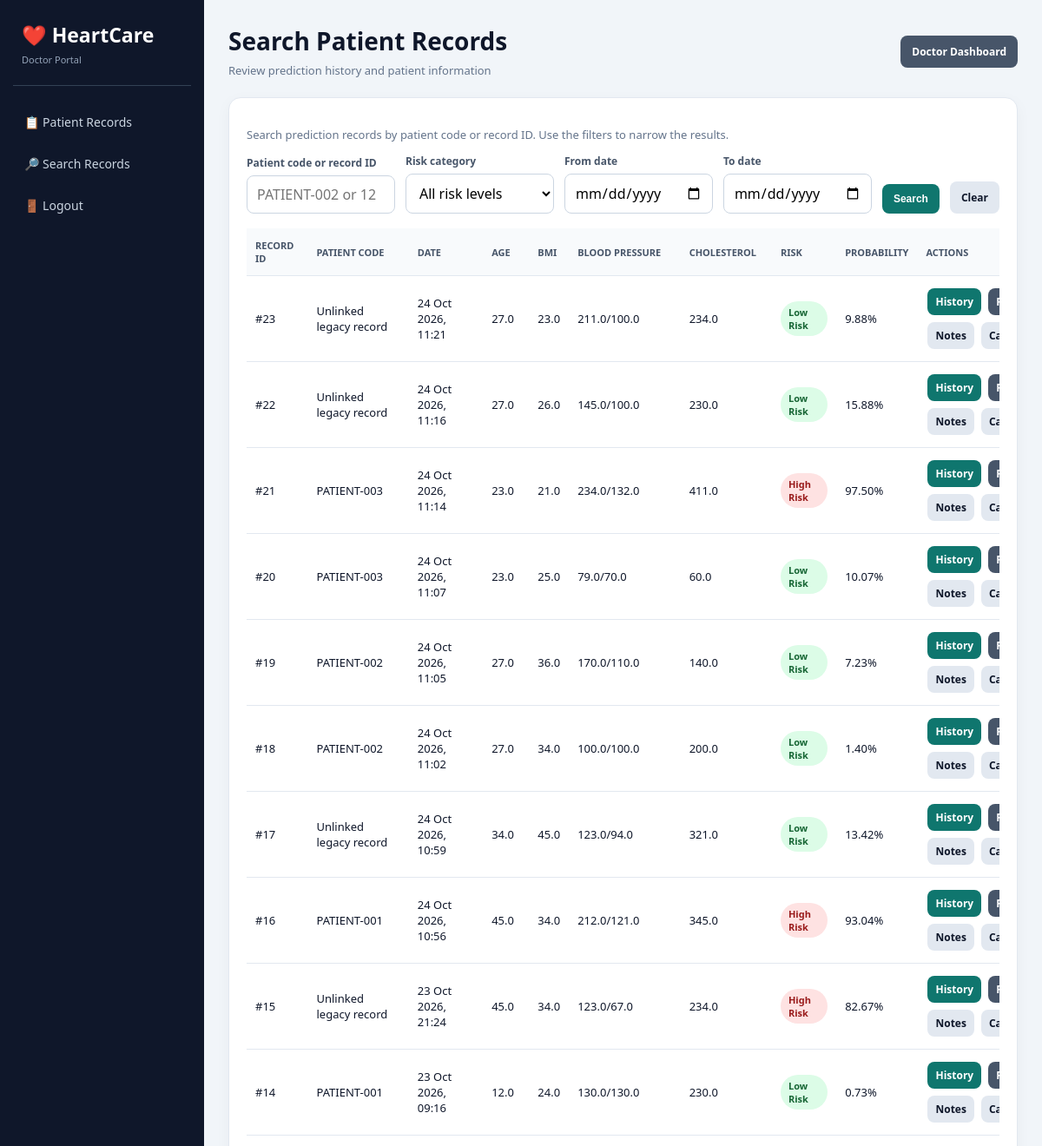
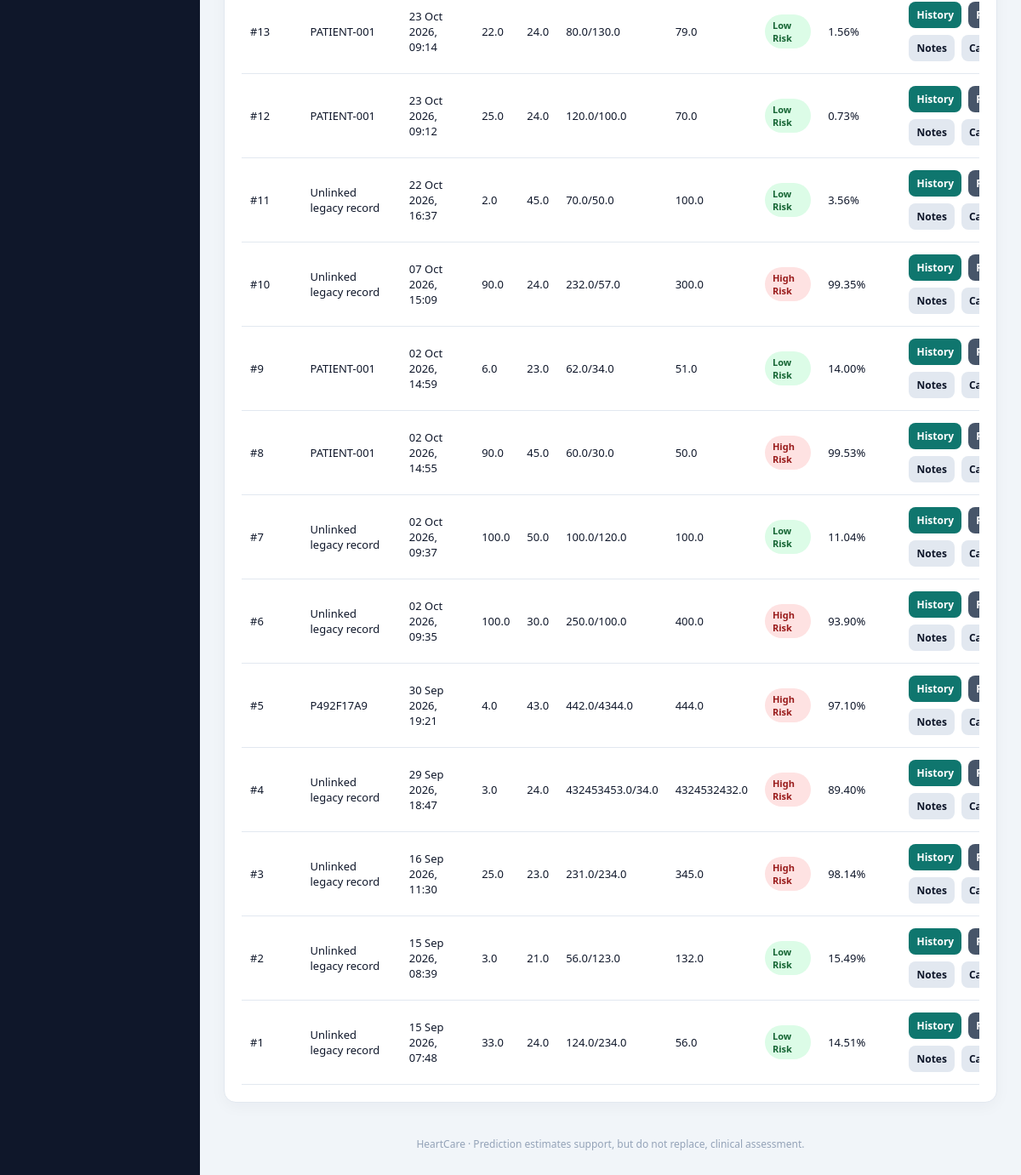
The page /doctor/search-patients (signed in) on the database its author committed (2 pictures, top to bottom).
### app.py (models this page shows)
class Patient(db.Model):
    id = db.Column(
        db.Integer,
        primary_key=True
    )
    patient_code = db.Column(
        db.String(50),
        nullable=True,
        index=True
    )
    age = db.Column(
        db.Float
    )
    gender = db.Column(
        db.Float
    )
    bmi = db.Column(
        db.Float
    )
    systolic = db.Column(
        db.Float
    )
    diastolic = db.Column(
        db.Float
    )
    cholesterol = db.Column(
        db.Float
    )
    risk = db.Column(
        db.String(50)
    )
    probability = db.Column(
        db.Float
    )
    date = db.Column(
        db.DateTime,
        default=datetime.utcnow
    )

### app.py (the view)
@app.route("/doctor/search-patients")
def doctor_search_patients():
    access_response = doctor_or_admin_required()
    if access_response:
        return access_response
    records, search, risk, start_date, end_date, date_error = build_doctor_patient_query()
    return render_template(
        "doctor_search_patients.html",
        patients=records,
        search=search,
        risk=risk,
        start_date=start_date,
        end_date=end_date,
        date_error=date_error,
    )

### app.py (called while the page is built)
def doctor_or_admin_required():
    if "role" not in session:
        return redirect(url_for("login"))
    if session.get("role") not in ("doctor", "admin"):
        return ("Access denied. A doctor or administrator account is required.", 403)
    return None

### templates/doctor_search_patients.html (shortened to what this page needs)
{% extends "doctor_base.html" %}
{% block heading %}Search Patient Records{% endblock %}
{% block content %}
<section class="card">
  <p class="muted">Search prediction records by patient code or record ID. Use the filters to narrow the results.</p>
  <form class="toolbar" method="GET" action="{{ url_for('doctor_search_patients') }}">
    <div class="field"><label for="search">Patient code or record ID</label><input id="search" name="search" value="{{ search }}" placeholder="PATIENT-002 or 12"></div>
    <div class="field"><label for="risk">Risk category</label><select id="risk" name="risk"><option value="">All risk levels</option></select></div>
    <div class="field"><label for="start_date">From date</label><input type="date" id="start_date" name="start_date" value="{{ start_date }}"></div>
    <div class="field"><label for="end_date">To date</label><input type="date" id="end_date" name="end_date" value="{{ end_date }}"></div>
    <button class="btn" type="submit">Search</button><a class="btn light" href="{{ url_for('doctor_search_patients') }}">Clear</a>
  </form>
  <div class="table-wrap"><table><thead><tr><th>Record ID</th><th>Patient Code</th><th>Date</th><th>Age</th><th>BMI</th><th>Blood Pressure</th><th>Cholesterol</th><th>Risk</th><th>Probability</th><th>Actions</th></tr></thead><tbody>
  {% for record in patients %}<tr><td>#{{ record.id }}</td><td>{{ record.patient_code or 'Unlinked legacy record' }}</td><td>{{ record.date.strftime('%d %b %Y, %H:%M') if record.date else 'N/A' }}</td><td>{{ record.age if record.age is not none else 'N/A' }}</td><td>{{ '%.1f'|format(record.bmi) if record.bmi is not none else 'N/A' }}</td><td>{{ record.systolic if record.systolic is not none else 'N/A' }}/{{ record.diastolic if record.diastolic is not none else 'N/A' }}</td><td>{{ record.cholesterol if record.cholesterol is not none else 'N/A' }}</td><td>{% if record.risk == 'High Risk' %}<span class="badge high">High Risk</span>{% elif record.risk == 'Low Risk' %}<span class="badge low">Low Risk</span>{% else %}<span class="badge unknown">{{ record.risk or 'N/A' }}</span>{% endif %}</td><td>{{ '%.2f'|format(record.probability) if record.probability is not none else 'N/A' }}{% if record.probability is not none %}%{% endif %}</td><td><div class="actions"><a class="btn small" href="{{ url_for('patient_history', patient_id=record.id) }}">History</a><a class="btn small secondary" href="{{ url_for('medical_report', patient_id=record.id) }}">Report</a><a class="btn small light" href="{{ url_for('medical_notes', patient_id=record.id) }}">Notes</a><a class="btn small light" href="{{ url_for('prescription', patient_id=record.id) }}">Care plan</a></div></td></tr>
  {% else %}<tr><td colspan="10" class="empty">No matching records found.</td></tr>{% endfor %}
  </tbody></table></div>
</section>
{% endblock %}

### templates/doctor_base.html (style rules this page uses)
* { box-sizing:border-box }
body { margin:0;background:#f1f5f9;color:#0f172a;font-family:Segoe UI,Arial,sans-serif }
.muted { color:#64748b;font-size:13px }
.card { background:#fff;border:1px solid #e2e8f0;border-radius:14px;padding:20px;margin-bottom:20px;box-shadow:0 5px 18px rgba(15,23,42,.04) }
.toolbar { display:flex;align-items:end;flex-wrap:wrap;gap:12px;margin-bottom:17px }
.field { flex:1;min-width:150px }
label { display:block;font-size:12px;font-weight:700;color:#475569;margin-bottom:6px }
input,select { width:100%;padding:10px 11px;border:1px solid #cbd5e1;border-radius:8px;background:white;font:inherit }
.btn { display:inline-block;border:0;border-radius:8px;background:#0f766e;color:white;padding:10px 13px;text-decoration:none;font-weight:700;font-size:12px;cursor:pointer;white-space:nowrap }
.btn.secondary { background:#475569 }
.btn.light { background:#e2e8f0;color:#0f172a }
.btn.small { padding:7px 9px;margin:2px }
.table-wrap { overflow-x:auto }
table { width:100%;border-collapse:collapse;min-width:950px }
th,td { padding:12px 10px;border-bottom:1px solid #e2e8f0;text-align:left;font-size:13px;vertical-align:middle }
th { font-size:11px;text-transform:uppercase;color:#475569;background:#f8fafc }
.badge { display:inline-block;padding:5px 9px;border-radius:99px;font-size:11px;font-weight:800 }
.high { background:#fee2e2;color:#991b1b }
.low { background:#dcfce7;color:#166534 }
.actions { display:flex;flex-wrap:wrap;gap:4px }

### rows shown on the page
Patient: id "23", patient_code "Unlinked legacy record", date "24 Oct 2026, 11:21", age "27.0", bmi "23.0", systolic "211.0", diastolic "100.0", cholesterol "234.0", risk "Low Risk", probability "9.88"
Patient: id "22", patient_code "Unlinked legacy record", date "24 Oct 2026, 11:16", age "27.0", bmi "26.0", systolic "145.0", diastolic "100.0", cholesterol "230.0", risk "Low Risk", probability "15.88"
Patient: id "21", patient_code "PATIENT-003", date "24 Oct 2026, 11:14", age "23.0", bmi "21.0", systolic "234.0", diastolic "132.0", cholesterol "411.0", risk "High Risk", probability "97.50"
Patient: id "20", patient_code "PATIENT-003", date "24 Oct 2026, 11:07", age "23.0", bmi "25.0", systolic "79.0", diastolic "70.0", cholesterol "60.0", risk "Low Risk", probability "10.07"
Patient: id "19", patient_code "PATIENT-002", date "24 Oct 2026, 11:05", age "27.0", bmi "36.0", systolic "170.0", diastolic "110.0", cholesterol "140.0", risk "Low Risk", probability "7.23"
Patient: id "18", patient_code "PATIENT-002", date "24 Oct 2026, 11:02", age "27.0", bmi "34.0", systolic "100.0", diastolic "100.0", cholesterol "200.0", risk "Low Risk", probability "1.40"
Patient: id "17", patient_code "Unlinked legacy record", date "24 Oct 2026, 10:59", age "34.0", bmi "45.0", systolic "123.0", diastolic "94.0", cholesterol "321.0", risk "Low Risk", probability "13.42"
Patient: id "16", patient_code "PATIENT-001", date "24 Oct 2026, 10:56", age "45.0", bmi "34.0", systolic "212.0", diastolic "121.0", cholesterol "345.0", risk "High Risk", probability "93.04"
Patient: id "15", patient_code "Unlinked legacy record", date "23 Oct 2026, 21:24", age "45.0", bmi "34.0", systolic "123.0", diastolic "67.0", cholesterol "234.0", risk "High Risk", probability "82.67"
Patient: id "14", patient_code "PATIENT-001", date "23 Oct 2026, 09:16", age "12.0", bmi "24.0", systolic "130.0", diastolic "130.0", cholesterol "230.0", risk "Low Risk", probability "0.73"
Patient: id "13", patient_code "PATIENT-001", date "23 Oct 2026, 09:14", age "22.0", bmi "24.0", systolic "80.0", diastolic "130.0", cholesterol "79.0", risk "Low Risk", probability "1.56"
Patient: id "12", patient_code "PATIENT-001", date "23 Oct 2026, 09:12", age "25.0", bmi "24.0", systolic "120.0", diastolic "100.0", cholesterol "70.0", risk "Low Risk", probability "0.73"
Patient: id "11", patient_code "Unlinked legacy record", date "22 Oct 2026, 16:37", age "2.0", bmi "45.0", systolic "70.0", diastolic "50.0", cholesterol "100.0", risk "Low Risk", probability "3.56"
Patient: id "10", patient_code "Unlinked legacy record", date "07 Oct 2026, 15:09", age "90.0", bmi "24.0", systolic "232.0", diastolic "57.0", cholesterol "300.0", risk "High Risk", probability "99.35"
Patient: id "9", patient_code "PATIENT-001", date "02 Oct 2026, 14:59", age "6.0", bmi "23.0", systolic "62.0", diastolic "34.0", cholesterol "51.0", risk "Low Risk", probability "14.00"
Patient: id "8", patient_code "PATIENT-001", date "02 Oct 2026, 14:55", age "90.0", bmi "45.0", systolic "60.0", diastolic "30.0", cholesterol "50.0", risk "High Risk", probability "99.53"
Patient: id "7", patient_code "Unlinked legacy record", date "02 Oct 2026, 09:37", age "100.0", bmi "50.0", systolic "100.0", diastolic "120.0", cholesterol "100.0", risk "Low Risk", probability "11.04"
Patient: id "6", patient_code "Unlinked legacy record", date "02 Oct 2026, 09:35", age "100.0", bmi "30.0", systolic "250.0", diastolic "100.0", cholesterol "400.0", risk "High Risk", probability "93.90"
Patient: id "5", patient_code "P492F17A9", date "30 Sep 2026, 19:21", age "4.0", bmi "43.0", systolic "442.0", diastolic "4344.0", cholesterol "444.0", risk "High Risk", probability "97.10"
Patient: id "4", patient_code "Unlinked legacy record", date "29 Sep 2026, 18:47", age "3.0", bmi "24.0", systolic "432453453.0", diastolic "34.0", cholesterol "4324532432.0", risk "High Risk", probability "89.40"
Patient: id "3", patient_code "Unlinked legacy record", date "16 Sep 2026, 11:30", age "25.0", bmi "23.0", systolic "231.0", diastolic "234.0", cholesterol "345.0", risk "High Risk", probability "98.14"
Patient: id "2", patient_code "Unlinked legacy record", date "15 Sep 2026, 08:39", age "3.0", bmi "21.0", systolic "56.0", diastolic "123.0", cholesterol "132.0", risk "Low Risk", probability "15.49"
Patient: id "1", patient_code "Unlinked legacy record", date "15 Sep 2026, 07:48", age "33.0", bmi "24.0", systolic "124.0", diastolic "234.0", cholesterol "56.0", risk "Low Risk", probability "14.51"
